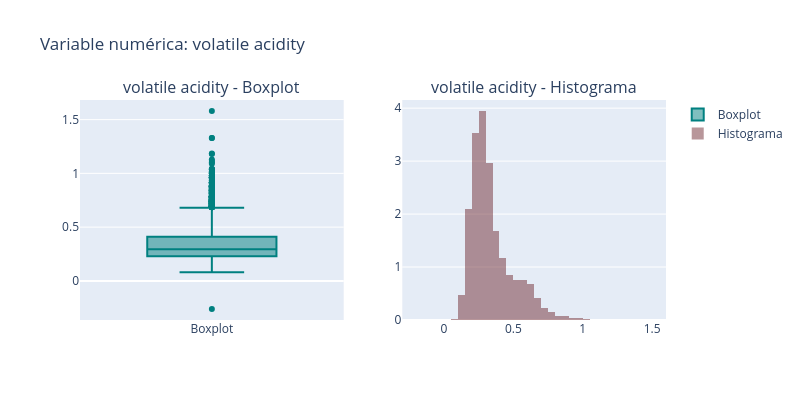
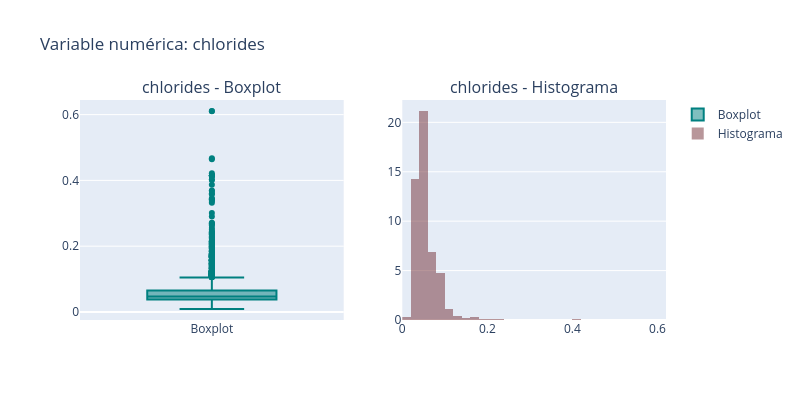
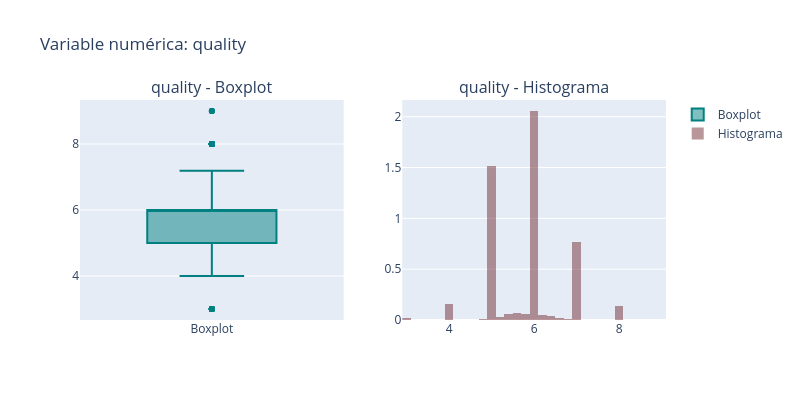
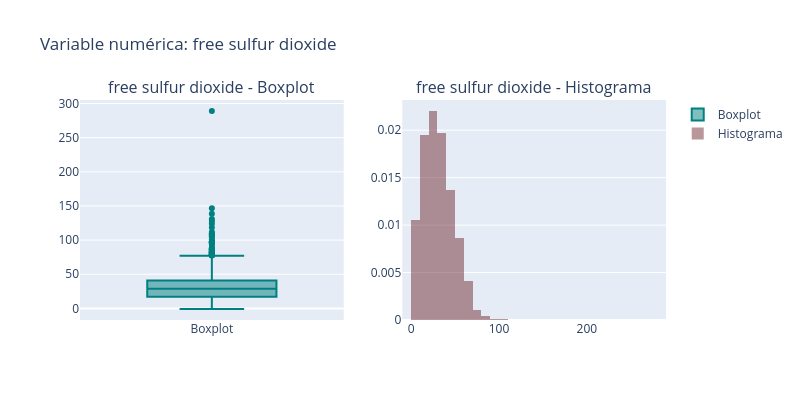

These figures' notebook cell, in order:
### Markdown cell above
Exploración de distribución de cada variable para la detección de valores atípicos (primer acercamiento).

### Code cell
analisis.plot_num()

### Figure 1 — Plotly figure (JSON) as saved in the notebook; plotly's stock layout.template omitted (floating-point values rounded to 4 significant figures; data arrays with more than 128 entries replaced by an {"elided": "..."} marker saying what was removed)
{"data": [{"marker": {"color": "#008080"}, "name": "Boxplot", "type": "box", "xaxis": "x", "y": {"elided": "6497 float values"}, "yaxis": "y"}, {"histnorm": "probability density", "marker": {"color": "rgba(114, 47, 55, 0.5)"}, "name": "Histograma", "nbinsx": 50, "type": "histogram", "x": {"elided": "6497 float values"}, "xaxis": "x2", "yaxis": "y2"}], "layout": {"annotations": [{"font": {"size": 16}, "showarrow": false, "text": "volatile acidity - Boxplot", "x": 0.225, "xanchor": "center", "xref": "paper", "y": 1, "yanchor": "bottom", "yref": "paper"}, {"font": {"size": 16}, "showarrow": false, "text": "volatile acidity - Histograma", "x": 0.775, "xanchor": "center", "xref": "paper", "y": 1, "yanchor": "bottom", "yref": "paper"}], "height": 400, "title": {"text": "Variable numérica: volatile acidity"}, "width": 800, "xaxis": {"anchor": "y", "domain": [0, 0.45]}, "xaxis2": {"anchor": "y2", "domain": [0.55, 1]}, "yaxis": {"anchor": "x", "domain": [0, 1]}, "yaxis2": {"anchor": "x2", "domain": [0, 1]}}}

### Figure 2 — Plotly figure (JSON) as saved in the notebook; plotly's stock layout.template omitted (floating-point values rounded to 4 significant figures; data arrays with more than 128 entries replaced by an {"elided": "..."} marker saying what was removed)
{"data": [{"marker": {"color": "#008080"}, "name": "Boxplot", "type": "box", "xaxis": "x", "y": {"elided": "6497 float values"}, "yaxis": "y"}, {"histnorm": "probability density", "marker": {"color": "rgba(114, 47, 55, 0.5)"}, "name": "Histograma", "nbinsx": 50, "type": "histogram", "x": {"elided": "6497 float values"}, "xaxis": "x2", "yaxis": "y2"}], "layout": {"annotations": [{"font": {"size": 16}, "showarrow": false, "text": "chlorides - Boxplot", "x": 0.225, "xanchor": "center", "xref": "paper", "y": 1, "yanchor": "bottom", "yref": "paper"}, {"font": {"size": 16}, "showarrow": false, "text": "chlorides - Histograma", "x": 0.775, "xanchor": "center", "xref": "paper", "y": 1, "yanchor": "bottom", "yref": "paper"}], "height": 400, "title": {"text": "Variable numérica: chlorides"}, "width": 800, "xaxis": {"anchor": "y", "domain": [0, 0.45]}, "xaxis2": {"anchor": "y2", "domain": [0.55, 1]}, "yaxis": {"anchor": "x", "domain": [0, 1]}, "yaxis2": {"anchor": "x2", "domain": [0, 1]}}}

### Figure 3 — Plotly figure (JSON) as saved in the notebook; plotly's stock layout.template omitted (floating-point values rounded to 4 significant figures; data arrays with more than 128 entries replaced by an {"elided": "..."} marker saying what was removed)
{"data": [{"marker": {"color": "#008080"}, "name": "Boxplot", "type": "box", "xaxis": "x", "y": {"elided": "6497 float values"}, "yaxis": "y"}, {"histnorm": "probability density", "marker": {"color": "rgba(114, 47, 55, 0.5)"}, "name": "Histograma", "nbinsx": 50, "type": "histogram", "x": {"elided": "6497 float values"}, "xaxis": "x2", "yaxis": "y2"}], "layout": {"annotations": [{"font": {"size": 16}, "showarrow": false, "text": "quality - Boxplot", "x": 0.225, "xanchor": "center", "xref": "paper", "y": 1, "yanchor": "bottom", "yref": "paper"}, {"font": {"size": 16}, "showarrow": false, "text": "quality - Histograma", "x": 0.775, "xanchor": "center", "xref": "paper", "y": 1, "yanchor": "bottom", "yref": "paper"}], "height": 400, "title": {"text": "Variable numérica: quality"}, "width": 800, "xaxis": {"anchor": "y", "domain": [0, 0.45]}, "xaxis2": {"anchor": "y2", "domain": [0.55, 1]}, "yaxis": {"anchor": "x", "domain": [0, 1]}, "yaxis2": {"anchor": "x2", "domain": [0, 1]}}}

### Figure 4 — Plotly figure (JSON) as saved in the notebook; plotly's stock layout.template omitted (floating-point values rounded to 4 significant figures; data arrays with more than 128 entries replaced by an {"elided": "..."} marker saying what was removed)
{"data": [{"marker": {"color": "#008080"}, "name": "Boxplot", "type": "box", "xaxis": "x", "y": {"elided": "6497 float values"}, "yaxis": "y"}, {"histnorm": "probability density", "marker": {"color": "rgba(114, 47, 55, 0.5)"}, "name": "Histograma", "nbinsx": 50, "type": "histogram", "x": {"elided": "6497 float values"}, "xaxis": "x2", "yaxis": "y2"}], "layout": {"annotations": [{"font": {"size": 16}, "showarrow": false, "text": "free sulfur dioxide - Boxplot", "x": 0.225, "xanchor": "center", "xref": "paper", "y": 1, "yanchor": "bottom", "yref": "paper"}, {"font": {"size": 16}, "showarrow": false, "text": "free sulfur dioxide - Histograma", "x": 0.775, "xanchor": "center", "xref": "paper", "y": 1, "yanchor": "bottom", "yref": "paper"}], "height": 400, "title": {"text": "Variable numérica: free sulfur dioxide"}, "width": 800, "xaxis": {"anchor": "y", "domain": [0, 0.45]}, "xaxis2": {"anchor": "y2", "domain": [0.55, 1]}, "yaxis": {"anchor": "x", "domain": [0, 1]}, "yaxis2": {"anchor": "x2", "domain": [0, 1]}}}
